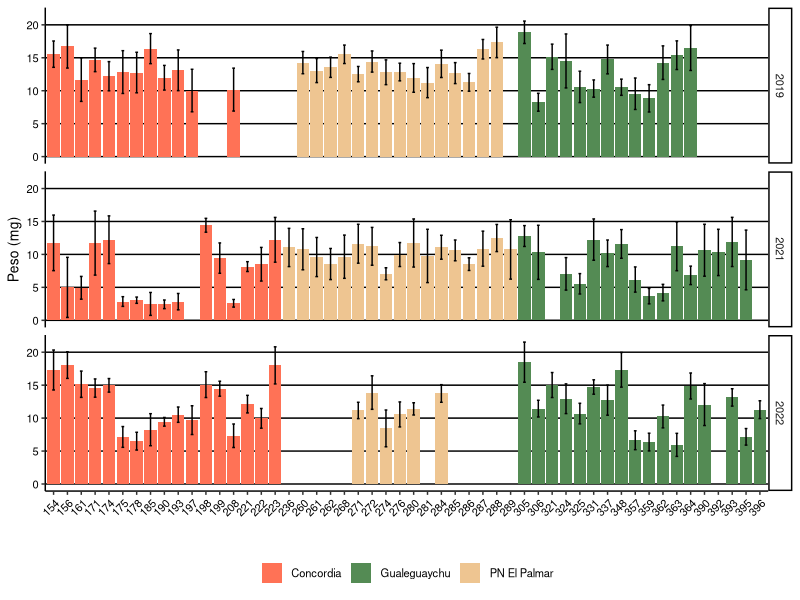
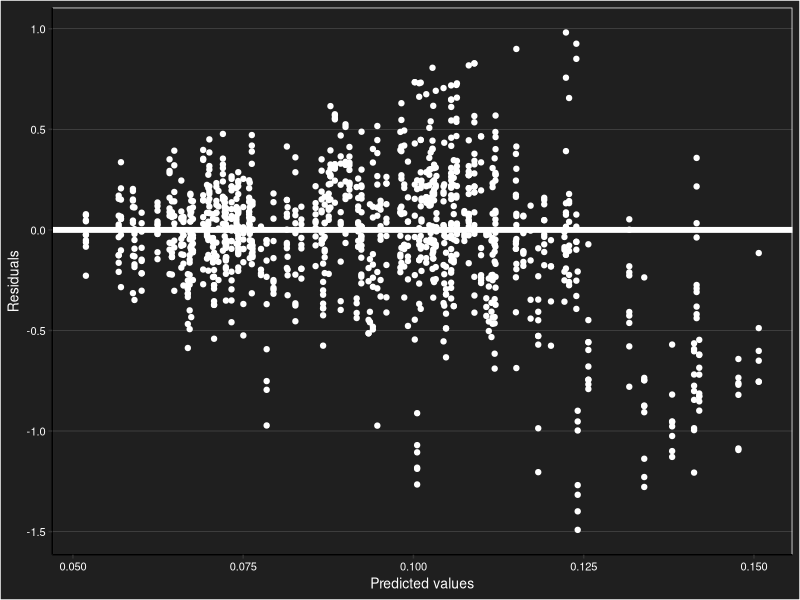
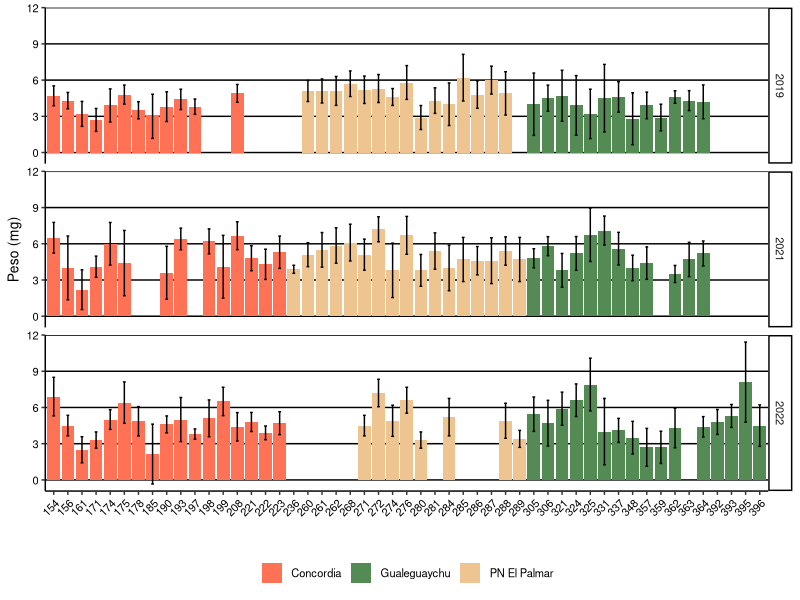
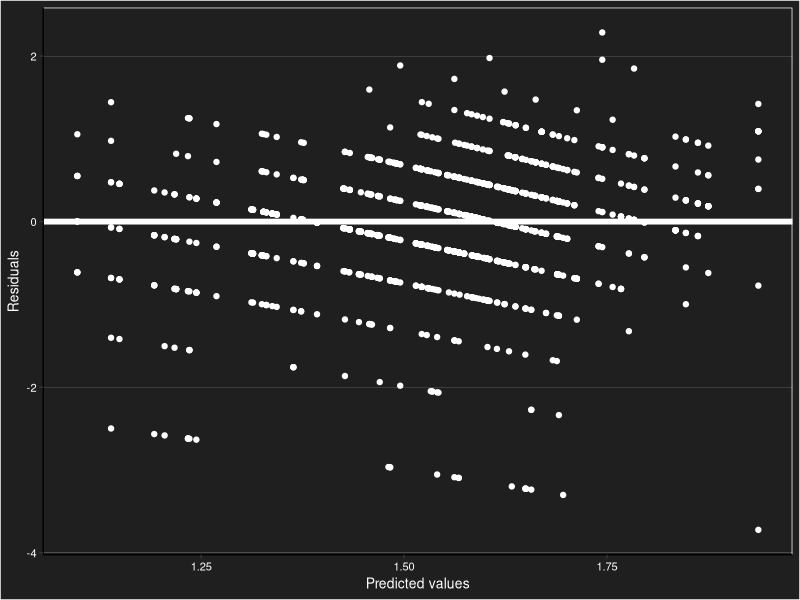
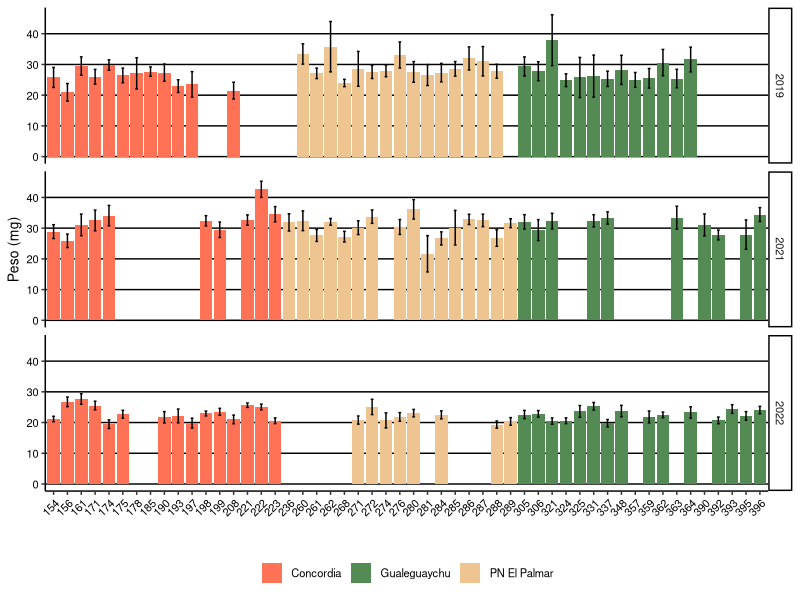
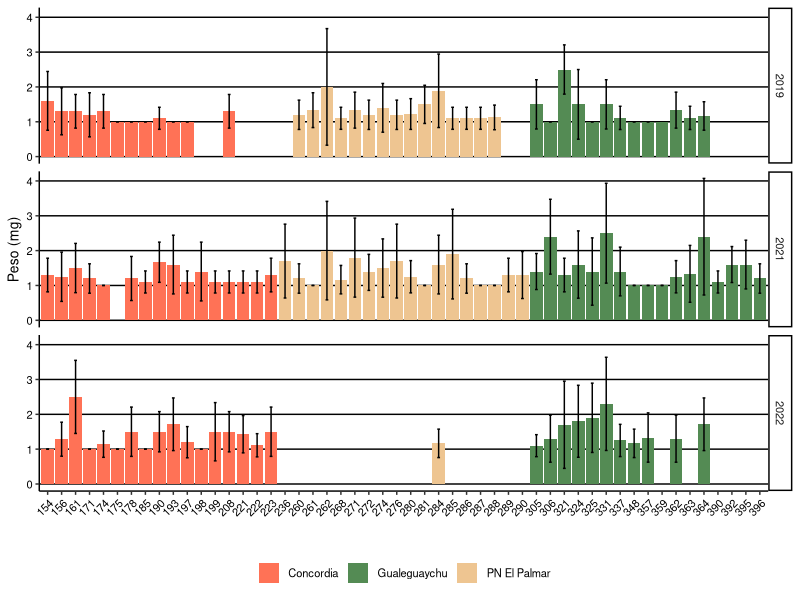
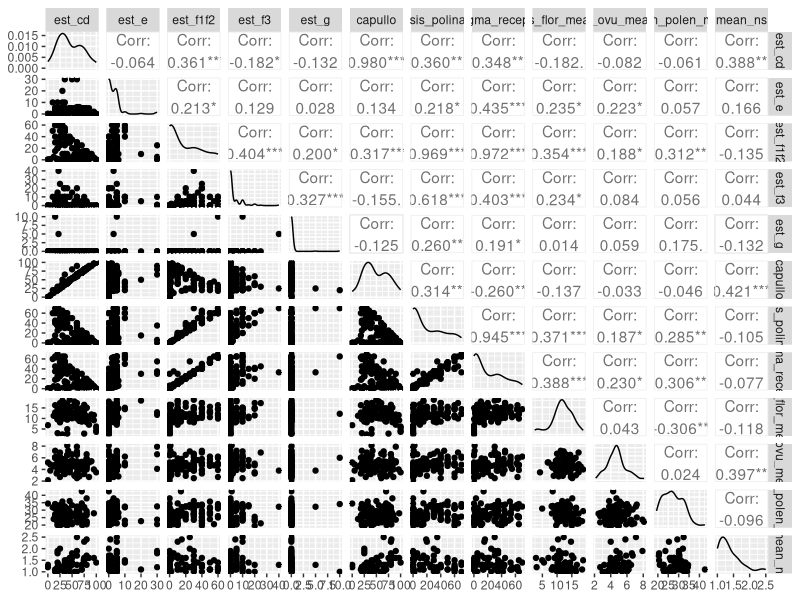
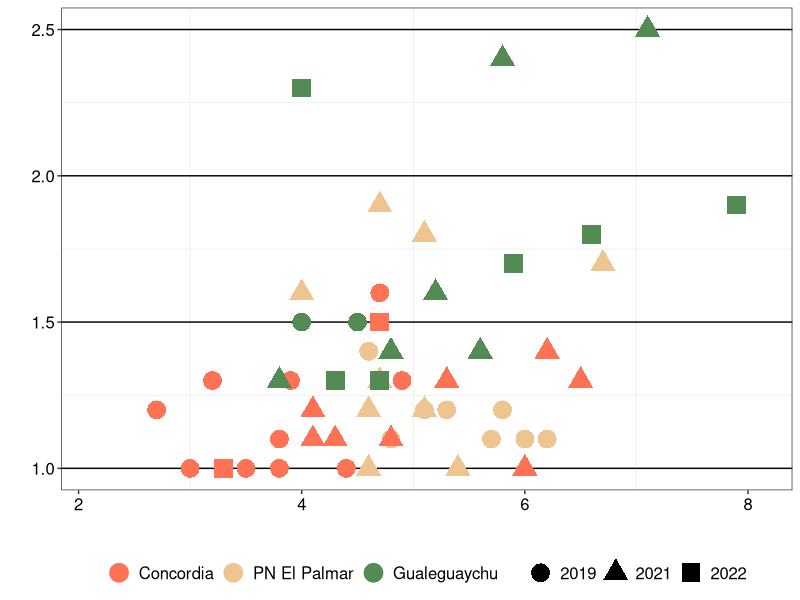

Write R code to recreate these figures, in order.
## ---- chunk 1
knitr::opts_chunk$set(warning = FALSE, message = FALSE, echo = FALSE)


# Cargar la base de datos:
# 1- descargar paquete readxl en herramientas -> Instalar paquetes
# 2- activar librería readxl
library(readxl)
# 3- Chequiar que el excel este ubicado en el directorio de trabajo actual en R.
# La función getwd() da la ubicación del directorio de trabajo.
# 4- crear un objeto que contenga la base de datos. En este caso "datosff"
datosff <- read_excel("database.xlsx", sheet="ER_fns")

# Alunas funciones para explorar la base de datos:
# Estructura: str(datosff)
# Encabezado: head(datosff)
# Nombres de las variables: names(datosff)


# Modificar el tipo de variable si es necesario:
datosff$year<-as.factor(datosff$year)
datosff$site<-as.factor(datosff$site)
datosff$phenotype<-as.factor(datosff$phenotype)
datosff$id<-as.factor(datosff$id)
datosff$polen_type<-as.factor(datosff$polen_type)

# Es posible que debas instalar más paquetes para ejecutar todo el script
# Para ejecutar un chunk hay que estar posicionado en el mismo y presionar Shift + Enter

## ---- chunk 2
knitr::opts_chunk$set(warning = FALSE, message = FALSE, echo = FALSE)

# Tablas y gráficos resumen

# Crea un vector con las variables respuesta
variables_respuesta <- c("ps_flor", "n_ovu", "mean_polen","ns")

# Inicializa una lista para almacenar las tablas y otra lista para los gráficos
tablas_list <- list()
graficos_list <- list()

library(dplyr)

# Crea un bucle que recorre cada variable respuesta
for(variable in variables_respuesta) {

  # Crea la tabla resumen
  assign(paste0("Tabla_", variable), datosff %>%
    dplyr::filter(!is.na(get(variable))) %>% # Filtra los datos sin NA para la variable actual
    dplyr::group_by(year, site, phenotype) %>%
    dplyr::summarise(n = n(),
              Mean = mean(get(variable)),
              sd = sd(get(variable))
              )
  )
    
  # Agrega la tabla a la lista
  tablas_list[[variable]] <- get(paste0("Tabla_", variable))

  # Crea el gráfico
library(ggplot2)
colores<-c("coral1","palegreen4","burlywood2")
ggplotff<-ggplot(data=tablas_list[[variable]], aes(x=phenotype, y=Mean, fill=site))+
  stat_summary(fun = "mean", size = 1, geom = "bar") +
  geom_errorbar(aes(ymin=Mean-sd, ymax=Mean+sd),
                width=.2, position=position_dodge(.9))+
  facet_grid(year~.)+
  labs(x="", y="Peso (mg)")+
  theme_classic()+
  theme(plot.title = element_text(hjust = 0.5, size = rel(1.5))) +
  scale_fill_manual(values = colores) +
  theme(legend.title=element_blank())+
  theme(legend.position='bottom')+
  theme(panel.grid.major.y = element_line(color='black'))+
  theme(panel.grid.major.x = element_blank())+
  theme(text = element_text(size=10, color='black'))+
  theme(axis.text.x = element_text(angle = 45, hjust = 1, color='black'))+
  theme(axis.text.y = element_text(angle = 0, hjust = 1, color='black'))
  
assign(paste0("flores_gg_", variable), ggplotff)
  
  # Agrega el gráfico a la lista
  graficos_list[[variable]] <- get(paste0("flores_gg_", variable))
}

# acceder a las tablas y gráficos individuales con tablas_list$ y graficos_list$

## ---- chunk 3
knitr::opts_chunk$set(warning = FALSE, message = FALSE, echo = FALSE)

graficos_list$ps_flor

## ---- chunk 4
knitr::opts_chunk$set(warning = FALSE, message = FALSE, echo = FALSE)

# (VEA1 / VEA2) -> distinta pendiente (slope)
# (VEA1 | VEA2) -> distinta ordenada al origen (intercept)
# (VEA1 | VEA2) + (1|VR2) -> distinta pendiente y ordenada al origen

library(lme4)
library(lmerTest)

# modelo_psflor1 <- lmer(ps_flor ~ (1|site/phenotype), datosff)

modelo_psflor2 <- lmer(ps_flor ~ (1 | year) + (1 | site/phenotype), data = datosff)

# modelo_psflor <- lmer(ps_flor ~ year + (1 | site/phenotype), data = datosff)

modelo_psflor <- glmer(ps_flor ~ (1 | year) + (1 | site/phenotype), data = datosff, family = "Gamma")

modelo_psflor

#HAY DESBALANCEO en los datos pero es confiable porque se están declarando los efectos aleatorios.

## ---- chunk 5
knitr::opts_chunk$set(warning = FALSE, message = FALSE, echo = FALSE)

psflor_ajuste <- as.data.frame(cbind(
  "residuos" = residuals(modelo_psflor),
  "predichos" = predict(modelo_psflor)))

library(ggplot2)
# Gráfico de residuos vs. predichos. Ver homocedasticidad y outliers
HV_psflor<-ggplot(psflor_ajuste) +
  aes(predichos, residuos) +
  geom_hline(yintercept = 0, colour="white", size=2) +
  geom_point(colour="white")+
  theme_classic()+
  labs(y="Residuals", x="Predicted values")+
  theme(legend.position = "bottom", legend.background = element_rect(fill = "gray12"))+
  theme(panel.grid.major.y = element_line(size=0.05, color='white'))+
  theme(panel.grid.major.x = element_blank())+
  theme(text = element_text(size=10, color='white'))+
  theme(axis.text = element_text(color='white'))+
  theme(plot.background = element_rect(fill = "gray12"))+
  theme(panel.background = element_rect(fill = "gray12", color = "white"))
HV_psflor

# QQ plot. ver normalidad
QQ_psflor<-ggplot(psflor_ajuste) +
  aes(sample = residuos) +
  geom_qq(shape = 1, colour="white") +
  geom_qq_line(colour="white")+
  theme_classic()+
  labs(y="Sample Quantiles", x="Theoretical Quantiles")+
  theme(legend.position = "bottom", legend.background = element_rect(fill = "gray12"))+
  theme(panel.grid.major.y = element_line(size=0.05, color='white'))+
  theme(panel.grid.major.x = element_blank())+
  theme(text = element_text(size=10, color='white'))+
  theme(axis.text = element_text(color='white'))+
  theme(plot.background = element_rect(fill = "gray12"))+
  theme(panel.background = element_rect(fill = "gray12", color = "white"))
# QQ_psflor

e<-resid(modelo_psflor) # residuos de pearson
# r.est <- resid(modelo_psflor, type="normalized") #residuos estandarizados
pre<-predict(modelo_psflor) #predichos
betai<-ranef(modelo_psflor)$phenotype$'(Intercept)'

# # Ver normalidad
# shapiro.test(e)
# # Ver normalidad del efecto aleatorio
# shapiro.test(betai)


## ---- chunk 6
knitr::opts_chunk$set(warning = FALSE, message = FALSE, echo = FALSE)

summary(modelo_psflor)

## ---- chunk 7
knitr::opts_chunk$set(warning = FALSE, message = FALSE, echo = FALSE)

# Con lmer()

# Pone a prueba los efectos aleatorios. H0: sigma2 = 0
# ranova(modelo_psflor2)

# Intervalo de confianza para la varianza de los efectos aleatorios
# confint(modelo_psflor)

# ...................................

# Con glmer()

library(lme4)

modelo_sin_efectos_aleatorios <- glm(ps_flor ~ 1, data = datosff, family = "Gamma")
modelo_con_efectos_aleatorios1 <- glmer(ps_flor ~ (1|year) , data = datosff, family = "Gamma")
modelo_con_efectos_aleatorios2 <- glmer(ps_flor ~ (1|site) , data = datosff, family = "Gamma")
modelo_con_efectos_aleatorios3 <- glmer(ps_flor ~  (1 | site/phenotype), data = datosff, family = "Gamma")

LRT1 <- anova(modelo_con_efectos_aleatorios1, modelo_sin_efectos_aleatorios)
 LRT1

LRT2 <- anova(modelo_con_efectos_aleatorios2, modelo_sin_efectos_aleatorios)
 LRT2
 
LRT3 <- anova(modelo_con_efectos_aleatorios3, modelo_sin_efectos_aleatorios)
 LRT3
## ---- chunk 8
knitr::opts_chunk$set(warning = FALSE, message = FALSE, echo = FALSE)

graficos_list$n_ovu

## ---- chunk 9
knitr::opts_chunk$set(warning = FALSE, message = FALSE, echo = FALSE)

library(lme4)
library(lmerTest)

modelo_n_ovu <- glmer(n_ovu ~ (1 | year) + (1 | site/phenotype), data = datosff, family = poisson(link = "log"))

modelo_n_ovu

## ---- chunk 10
knitr::opts_chunk$set(warning = FALSE, message = FALSE, echo = FALSE)

n_ovu_ajuste <- as.data.frame(cbind(
  "residuos" = residuals(modelo_n_ovu),
  "predichos" = predict(modelo_n_ovu)))

# Gráfico de residuos vs. predichos. Ver homocedasticidad y outliers
HV_n_ovu<-ggplot(n_ovu_ajuste) +
  aes(predichos, residuos) +
  geom_hline(yintercept = 0, colour="white", size=2) +
  geom_point(colour="white")+
  theme_classic()+
  labs(y="Residuals", x="Predicted values")+
  theme(legend.position = "bottom", legend.background = element_rect(fill = "gray12"))+
  theme(panel.grid.major.y = element_line(size=0.05, color='white'))+
  theme(panel.grid.major.x = element_blank())+
  theme(text = element_text(size=10, color='white'))+
  theme(axis.text = element_text(color='white'))+
  theme(plot.background = element_rect(fill = "gray12"))+
  theme(panel.background = element_rect(fill = "gray12", color = "white"))
HV_n_ovu

# QQ plot. ver normalidad
QQ_n_ovu<-ggplot(n_ovu_ajuste) +
  aes(sample = residuos) +
  geom_qq(shape = 1, colour="white") +
  geom_qq_line(colour="white")+
  theme_classic()+
  labs(y="Sample Quantiles", x="Theoretical Quantiles")+
  theme(legend.position = "bottom", legend.background = element_rect(fill = "gray12"))+
  theme(panel.grid.major.y = element_line(size=0.05, color='white'))+
  theme(panel.grid.major.x = element_blank())+
  theme(text = element_text(size=10, color='white'))+
  theme(axis.text = element_text(color='white'))+
  theme(plot.background = element_rect(fill = "gray12"))+
  theme(panel.background = element_rect(fill = "gray12", color = "white"))
# QQ_n_ovu

# e<-resid(modelo_n_ovu) # residuos de pearson
# # r.est <- resid(modelo_n_ovu, type="normalized") #residuos estandarizados
# pre<-predict(modelo_n_ovu) #predichos
# betai<-ranef(modelo_n_ovu)$phenotype$'(Intercept)'

# # Ver normalidad
# shapiro.test(e)
# # Ver normalidad del efecto aleatorio
# shapiro.test(betai)


## ---- chunk 11
knitr::opts_chunk$set(warning = FALSE, message = FALSE, echo = FALSE)

summary(modelo_n_ovu)

## ---- chunk 12
knitr::opts_chunk$set(warning = FALSE, message = FALSE, echo = FALSE)

# Con lmer()

# Pone a prueba los efectos aleatorios. H0: sigma2 = 0
# ranova(modelo_psflor)

# Intervalo de confianza para la varianza de los efectos aleatorios
# confint(modelo_psflor)

# ...................................

# Con glmer()

library(lme4)

modelo_sin_efectos_aleatorios <- glm(n_ovu ~ 1, data = datosff, family = "poisson")
modelo_con_efectos_aleatorios1 <- glmer(n_ovu ~ (1|year) , data = datosff, family = "poisson")
modelo_con_efectos_aleatorios2 <- glmer(n_ovu ~ (1|site) , data = datosff, family = "poisson")
modelo_con_efectos_aleatorios3 <- glmer(n_ovu ~  (1 | site/phenotype), data = datosff, family = "poisson")

LRT1_n_ovu <- anova(modelo_con_efectos_aleatorios1, modelo_sin_efectos_aleatorios)
 LRT1_n_ovu

LRT2_n_ovu <- anova(modelo_con_efectos_aleatorios2, modelo_sin_efectos_aleatorios)
 LRT2_n_ovu
 
LRT3_n_ovu <- anova(modelo_con_efectos_aleatorios3, modelo_sin_efectos_aleatorios)
 LRT3_n_ovu
## ---- chunk 13
knitr::opts_chunk$set(warning = FALSE, message = FALSE, echo = FALSE)

graficos_list$mean_polen

## ---- chunk 14
knitr::opts_chunk$set(warning = FALSE, message = FALSE, echo = FALSE)

graficos_list$ns

## ---- chunk 15
knitr::opts_chunk$set(warning = FALSE, message = FALSE, echo = FALSE, out.width='75%')

library(readxl)
ledesma <- read_excel("database.xlsx", sheet="V ledesma")

ledesma$year<-as.factor(ledesma$year)
ledesma$site<-factor(ledesma$site,levels=c("concordia","palmar","gualeguaychu"),labels = c("Concordia", "PN El Palmar","Gualeguaychu"))
ledesma$phenotype<-as.factor(ledesma$phenotype)

library(dplyr)
tabla_phenotypes <- datosff %>%
  dplyr::group_by(year, site, phenotype) %>%
  dplyr::summarise(ps_flor_mean = mean(ps_flor),
            n_ovu_mean = mean(n_ovu),
            mean_polen_mean = mean(mean_polen),
            mean_ns = mean(ns))

df_completo <- merge(x=ledesma, y=tabla_phenotypes, by=c("year","site","phenotype"), all.y = TRUE, no.dups = TRUE)

## ---- chunk 16
knitr::opts_chunk$set(warning = FALSE, message = FALSE, echo = FALSE)

VRff <- df_completo[,-c(1:3)]

library(GGally)
VRff_gg<-ggpairs(VRff)
VRff_gg

## ---- chunk 17
knitr::opts_chunk$set(warning = FALSE, message = FALSE, echo = FALSE)

# correlación número de óvulo y número de semilla

cor_value_ovusem <- cor(df_completo$mean_ns, df_completo$n_ovu_mean, use = "complete.obs")

library(ggplot2)
cor_ovusem<-ggplot(df_completo, aes(x=n_ovu_mean,y=mean_ns,color=site,shape=year))+
  geom_point(size=6)+
  labs(x="", y="")+
  # facet_grid(year~.)+
  theme_bw()+
  theme(plot.title = element_text(hjust = 0.5, size = rel(1.5))) +
  scale_color_manual(values =    c("coral1","burlywood2","palegreen4"))+
  theme(legend.title=element_blank())+
  theme(legend.position='bottom')+
  theme(panel.grid.major.y = element_line(color='black'))+
  theme(panel.grid.major.x = element_blank())+
  theme(text = element_text(size=15, color='black'))+
  theme(axis.text = element_text(color='black'))

cor_ovusem
cor_value_ovusem
## ---- chunk 18
knitr::opts_chunk$set(warning = FALSE, message = FALSE, echo = FALSE)

# (VEA1 / VEA2) -> distinta pendiente (slope)
# (VEA1 | VEA2) -> distinta ordenada al origen (intercept)
# (VEA1 | VEA2) + (1|VR2) -> distinta pendiente y ordenada al origen

df_ovusem <- df_completo[,c(1:3,13,15)]
df_ovusem <- na.omit(df_ovusem)

# datosff_ovusem <- datosff[,c(1:4,6,13)]
# datosff_ovusem <- na.omit(datosff_ovusem)

cor_ovusem2<-ggplot(df_ovusem, aes(x=n_ovu_mean,y=mean_ns,color=site,shape=year))+
  geom_point(size=6)+
  labs(x="N° óvulos", y="N° semillas")+
  facet_grid(year~.)+
  theme_bw()+
  theme(plot.title = element_text(hjust = 0.5, size = rel(1.5))) +
  scale_color_manual(values =    c("coral1","burlywood2","palegreen4"))+
  theme(legend.title=element_blank())+
  theme(legend.position='bottom')+
  theme(panel.grid.major.y = element_line(color='black'))+
  theme(panel.grid.major.x = element_blank())+
  theme(text = element_text(size=15, color='black'))+
  theme(axis.text = element_text(color='black'))+
  scale_x_continuous(breaks = 0:12, labels = c(0:12))

# cor_ovusem_phen <- ggplot(data = datosff_ovusem, aes(x = n_ovu, y = ns, color = year)) +
#   geom_point() +
#   theme_bw() +
#   facet_wrap(~ site) + labs(y = "N° semillas") +
#   scale_color_manual(values =    c("maroon4","dodgerblue4","deeppink"))+
#   theme(legend.position = "bottom")

library(lme4)
library(lmerTest)

# fit_ovusem4 <- lm(mean_ns ~ n_ovu_mean, data = df_ovusem)

# fit_ovusem3 <- lmer(ns ~ n_ovu + (1 |year) * (1 | site/phenotype), data = datosff)

# fit_ovusem2 <- lmer(mean_ns ~ n_ovu_mean + (1 |year) + (1 | site), data = df_ovusem)

fit_ovusem <- lmer(mean_ns ~ n_ovu_mean + (1 |year) + (1 | site), data = df_ovusem)
fit_ovusem
# null_model <- lmer(mean_ns ~ (1 | year) + (1 | site), data = df_ovusem)
# anova(fit_ovusem, null_model)

#summary(fit_ovusem)

## ---- chunk 19
knitr::opts_chunk$set(warning = FALSE, message = FALSE, echo = FALSE)

ovusem_ajuste <- as.data.frame(cbind(
  "residuos" = residuals(fit_ovusem),
  "predichos" = predict(fit_ovusem)))

HV_ovusem<-ggplot(ovusem_ajuste) +
  aes(predichos, residuos) +
  geom_hline(yintercept = 0, colour="white", size=2) +
  geom_point(colour="white")+
  theme_classic()+
  labs(y="Residuals", x="Predicted values")+
  theme(legend.position = "bottom", legend.background = element_rect(fill = "gray12"))+
  theme(panel.grid.major.y = element_line(size=0.05, color='white'))+
  theme(panel.grid.major.x = element_blank())+
  theme(text = element_text(size=10, color='white'))+
  theme(axis.text = element_text(color='white'))+
  theme(plot.background = element_rect(fill = "gray12"))+
  theme(panel.background = element_rect(fill = "gray12", color = "white"))
HV_ovusem

QQ_ovusem<-ggplot(ovusem_ajuste) +
  aes(sample = residuos) +
  geom_qq(shape = 1, colour="white") +
  geom_qq_line(colour="white")+
  theme_classic()+
  labs(y="Sample Quantiles", x="Theoretical Quantiles")+
  theme(legend.position = "bottom", legend.background = element_rect(fill = "gray12"))+
  theme(panel.grid.major.y = element_line(size=0.05, color='white'))+
  theme(panel.grid.major.x = element_blank())+
  theme(text = element_text(size=10, color='white'))+
  theme(axis.text = element_text(color='white'))+
  theme(plot.background = element_rect(fill = "gray12"))+
  theme(panel.background = element_rect(fill = "gray12", color = "white"))
QQ_ovusem

e<-resid(fit_ovusem) # residuos de pearson
# r.est <- resid(modelo_psflor, type="normalized") #residuos estandarizados
pre<-predict(fit_ovusem) #predichos
# alfai<-ranef(modelo_psflor)$$'(Intercept)'
shapiro.test(e)

## ---- chunk 20
knitr::opts_chunk$set(warning = FALSE, message = FALSE, echo = FALSE)

library(dplyr)

tabla_antpol <- df_completo %>%
  dplyr::group_by(site, year, phenotype) %>%
  dplyr::summarise(n=n(),
            Mean=mean(antesis_polinacion),
            sd=sd(antesis_polinacion),
            min=min(antesis_polinacion),
            max=max(antesis_polinacion))

library(ggplot2)
gg_ledesma<-ggplot(tabla_antpol, aes(x=site,y=Mean,fill=site))+
  stat_summary(fun = "mean", size = 0.5, geom = "bar",position="dodge", width=0.2) +
  # geom_errorbar(aes(min=min, max=max),width=.2, position=position_dodge(.5))+
  labs(x="", y="%")+
  facet_grid(year~.)+
  theme_classic()+
  theme(plot.title = element_text(hjust = 0.5, size = rel(1.5))) +
  scale_fill_manual(values =    c("coral1","burlywood2","palegreen4"))+
  theme(legend.title=element_blank())+
  theme(legend.position='bottom')+
  theme(panel.grid.major.y = element_line(color='black'))+
  theme(panel.grid.major.x = element_blank())+
  theme(text = element_text(size=15, color='black'))+
  theme(axis.text = element_text(color='black'))
# gg_ledesma

## ---- chunk 21
knitr::opts_chunk$set(warning = FALSE, message = FALSE, echo = FALSE)

# library(readxl)
# datosff_ns <- read_excel("database.xlsx", sheet="V fisico")
# 
# datosff_ns$year<-as.factor(datosff_ns$year)
# datosff_ns$site<-factor(datosff_ns$site,levels=c("concordia","palmar","gualeguaychu"),labels = c("Concordia", "PN El Palmar","Gualeguaychu"))
# datosff_ns$phenotype<-as.factor(datosff_ns$phenotype)
# 
# datosff_ns<-datosff_ns[-c(341:350),-c(5:10,12:15)]

## ---- chunk 22
knitr::opts_chunk$set(warning = FALSE, message = FALSE, echo = FALSE)

# datosfns <- merge(datosff, datosff_ns, by.x = c("year", "site", "phenotype","id"), by.y = c("year", "site", "phenotype","id"), all=TRUE)

# write.csv(datosfns, "datosfns.csv")

## ---- chunk 23
knitr::opts_chunk$set(warning = FALSE, message = FALSE, echo = FALSE)

#Número de semillas completo

# library(readxl)
# datosff_ns <- read_excel("database.xlsx", sheet="V fisico")
# 
# datosff_ns$year<-as.factor(datosff_ns$year)
# datosff_ns$site<-factor(datosff_ns$site,levels=c("concordia","palmar","gualeguaychu"),labels = c("Concordia", "PN El Palmar","Gualeguaychu"))
# datosff_ns$phenotype<-as.factor(datosff_ns$phenotype)
# 
# datosff_ns<-datosff_ns[-c(341:350),-c(5:10,12:15)]

## ---- chunk 24
knitr::opts_chunk$set(warning = FALSE, message = FALSE, echo = FALSE, out.width='75%')

#Número de semillas completo

datosff_cor_psf_dpolen <- na.omit(datosff[,-c(6:11,13)])

library(ggplot2)

cor_psf_dpolen <- ggplot(data = datosff_cor_psf_dpolen, aes(x = ps_flor, y = mean_polen, color = year)) +
  geom_point() +
  theme_bw() +
  facet_wrap(~ phenotype) + labs(y = "D polen") +
  scale_color_manual(values =    c("maroon4","dodgerblue4","deeppink"))+
  theme(legend.position = "bottom")+
  labs(x="Peso seco de boton C/D (mg)", y="Diámetro de polen")
cor_psf_dpolen

# cor_psf_dpolen2 <- ggplot(data = datosff_cor_psf_dpolen, aes(x = ps_flor, y = mean_polen, color = year)) +
#   geom_point() +
#   theme_bw() +
#   # facet_wrap(~ phenotype) + labs(y = "D polen") +
#   scale_color_manual(values =    c("maroon4","dodgerblue4","deeppink"))+
#   theme(legend.position = "bottom")

# Para renderizar a pdf
# rmarkdown::render("ER_flores.Rmd", output_format = "pdf_document")
